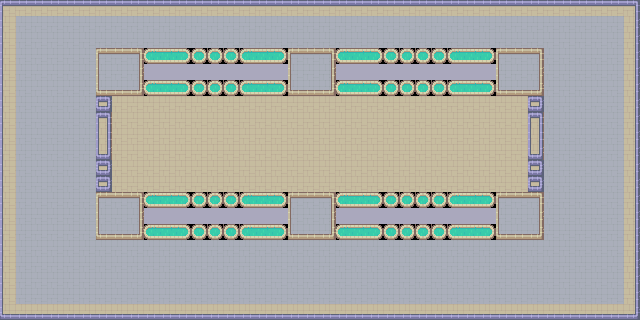

This is a level from a 2D game, rendered from its Tiled map with the project's own tilesets. A one-line summary and the complete map file follow:
An orthogonal 40x20 tile map with 16x16 px tiles, 1 tile layer (Calque de Tile 1).

<map version="1.0" tiledversion="1.0.3" orientation="orthogonal" renderorder="right-down" width="40" height="20" tilewidth="16" tileheight="16" nextobjectid="1">
 <tileset firstgid="1" source="util.tsx" />
 <layer name="Calque de Tile 1" width="40" height="20">
  <data encoding="csv">
49,50,50,50,50,50,50,50,50,50,50,50,50,50,50,50,50,50,50,50,50,50,50,50,50,50,50,50,50,50,50,50,50,50,50,50,50,50,50,51,
65,74,74,74,74,74,74,74,74,74,74,74,74,74,74,74,74,74,74,74,74,74,74,74,74,74,74,74,74,74,74,74,74,74,74,74,74,74,74,67,
65,74,74,74,74,74,74,74,74,74,74,74,74,74,74,74,74,74,74,74,74,74,74,74,74,74,74,74,74,74,74,74,74,74,74,74,74,74,74,67,
65,74,74,74,74,74,57,58,59,36,37,38,39,39,39,36,37,38,57,58,59,36,37,38,39,39,39,39,36,37,38,57,58,59,74,74,74,74,74,67,
65,74,74,74,74,74,73,74,75,26,26,26,26,26,26,26,26,26,73,74,75,26,26,26,26,26,26,26,26,26,26,73,74,75,74,74,74,74,74,67,
65,74,74,74,74,74,89,90,91,36,37,38,39,39,39,36,37,38,89,90,91,36,37,38,39,39,39,39,36,37,38,89,90,91,74,74,74,74,74,67,
65,74,74,74,74,74,87,66,66,66,66,66,66,66,66,66,66,66,66,66,66,66,66,66,66,66,66,66,66,66,66,66,66,87,74,74,74,74,74,67,
65,74,74,74,74,74,56,66,66,66,66,66,66,66,66,66,66,66,66,66,66,66,66,66,66,66,66,66,66,66,66,66,66,56,74,74,74,74,74,67,
65,74,74,74,74,74,72,66,66,66,66,66,66,66,66,66,66,66,66,66,66,66,66,66,66,66,66,66,66,66,66,66,66,72,74,74,74,74,74,67,
65,74,74,74,74,74,88,66,66,66,66,66,66,66,66,66,66,66,66,66,66,66,66,66,66,66,66,66,66,66,66,66,66,88,74,74,74,74,74,67,
65,74,74,74,74,74,87,66,66,66,66,66,66,66,66,66,66,66,66,66,66,66,66,66,66,66,66,66,66,66,66,66,66,87,74,74,74,74,74,67,
65,74,74,74,74,74,87,66,66,66,66,66,66,66,66,66,66,66,66,66,66,66,66,66,66,66,66,66,66,66,66,66,66,87,74,74,74,74,74,67,
65,74,74,74,74,74,57,58,59,36,37,38,39,39,39,36,37,38,57,58,59,36,37,38,39,39,39,39,36,37,38,57,58,59,74,74,74,74,74,67,
65,74,74,74,74,74,73,74,75,26,26,26,26,26,26,26,26,26,73,74,75,26,26,26,26,26,26,26,26,26,26,73,74,75,74,74,74,74,74,67,
65,74,74,74,74,74,89,90,91,36,37,38,39,39,39,36,37,38,89,90,91,36,37,38,39,39,39,39,36,37,38,89,90,91,74,74,74,74,74,67,
65,74,74,74,74,74,74,74,74,74,74,74,74,74,74,74,74,74,74,74,74,74,74,74,74,74,74,74,74,74,74,74,74,74,74,74,74,74,74,67,
65,74,74,74,74,74,74,74,74,74,74,74,74,74,74,74,74,74,74,74,74,74,74,74,74,74,74,74,74,74,74,74,74,74,74,74,74,74,74,67,
65,74,74,74,74,74,74,74,74,74,74,74,74,74,74,74,74,74,74,74,74,74,74,74,74,74,74,74,74,74,74,74,74,74,74,74,74,74,74,67,
65,74,74,74,74,74,74,74,74,74,74,74,74,74,74,74,74,74,74,74,74,74,74,74,74,74,74,74,74,74,74,74,74,74,74,74,74,74,74,67,
81,82,82,82,82,82,82,82,82,82,82,82,82,82,82,82,82,82,82,82,82,82,82,82,82,82,82,82,82,82,82,82,82,82,82,82,82,82,82,83
</data>
 </layer>
</map>
